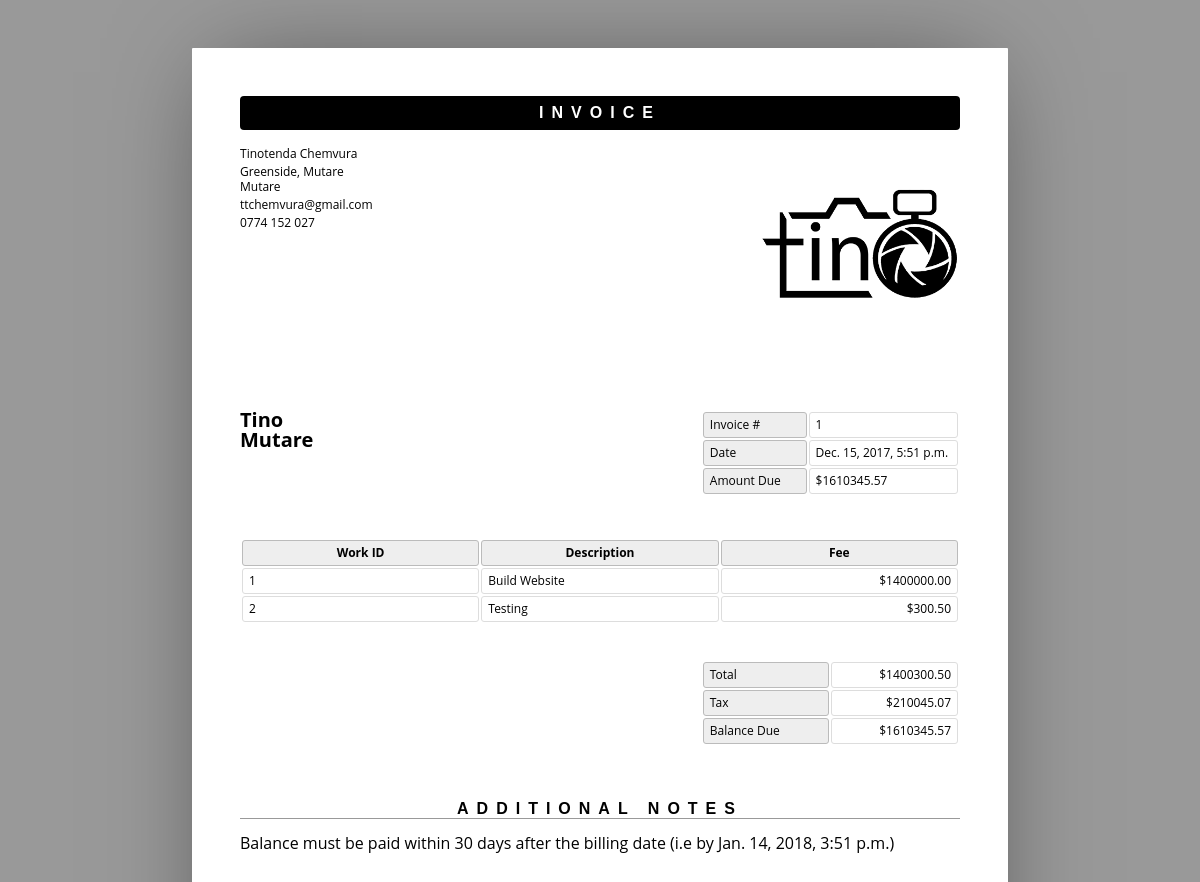
The page /client/print/1/ (signed in) on the database its author committed.
### invoice_client/models.py (models this page shows)
class Client(models.Model):
    user = models.OneToOneField(User, on_delete=models.CASCADE)
    address = models.CharField(max_length=100)
    date = models.DateTimeField(default=now)
    bill_date = models.DateTimeField(default=now)
    class Meta:
        ordering = ('user__first_name', )

class Work(models.Model):
    client = models.ForeignKey(Client, on_delete=models.CASCADE)
    description = models.CharField(max_length=100)
    fee = models.FloatField()
    date = models.DateTimeField(default=now)
    class Meta:
        ordering = ('date', )

### invoice_client/views.py (the view)
# urls.py: url(r'^client/print/(?P<pk>\d+)/$', PrintInvoiceView.as_view(), name='print_invoice'),
class PrintInvoiceView(LoginRequiredMixin, generic.View):
    login_url = '/login/'
    redirect_field_name = 'redirect_to'
    def get(self, request, pk):
        return get_invoice(request, pk)

### invoice_client/views.py (called while the page is built)
def get_invoice(request, pk, email=False):
    client = Client.objects.get(id=pk)
    if not (client.user == request.user or request.user.is_staff):
        return render(request, 'error_403.html', {'user': request.user}, status=403)
    date = client.bill_date
    works = Work.objects.filter(client=client)
    total = 0
    for work in works:
        total += work.fee
    tax = round(0.15 * total, 2)
    amount_due = round(total + tax, 2)
    template_data = {
        'user': request.user,
        'client': client,
        'date': date,
        'amount_due': amount_due,
        'tax': tax,
        'total': total,
        'works': works,
        'email': email,
        'due_date': datetime.fromtimestamp(client.bill_date.timestamp() + 2592000)
    }
    return render(request, 'invoice_pdf_template.html', template_data)

### templates/invoice_pdf_template.html (shortened to what this page needs)
<html>
<head>
    {% load static %}
    <link rel="stylesheet" href="{% static 'css/invoice.css' %}">
</head>
<body>
<header>
    <h1>Invoice</h1>
    <address>
        <p>Tinotenda Chemvura</p>
        <p>Greenside, Mutare<br>Mutare</p>
        <p>ttchemvura@gmail.com</p>
        <p>0774 152 027</p>
    </address>
    <span><img alt="" width="200" , height="200" src="{% static 'img/Logo-B-black-1x1.png' %}"><input type="file"
                                                                                                      accept="image/*"></span>
</header>
<article>
    <address>
        <p>
            {{ client.user.first_name }}
            <br>
            {{ client.address }}
            <br>
        </p>
    </address>
    <table class="meta">
        <tr>
            <th>Invoice #</th>
            <td>{{ client.id }}</td>
        </tr>
        <tr>
            <th>Date</th>
            <td>{{ date }}</td>
        </tr>
        <tr>
            <th>Amount Due</th>
            <td><span id="prefix">$</span><span>{{ amount_due|floatformat:2 }}</span></td>
        </tr>
    </table>
    <table class="inventory">
        <thead>
        <tr>
            <th>Work ID</th>
            <th>Description</th>
            <th>Fee</th>
        </tr>
        </thead>
        <tbody>
        {% for work in works %}
            <tr>
                <td>{{ work.id }}</td>
                <td>{{ work.description }}</td>
                <td><span data-prefix>$</span>{{ work.fee|floatformat:2 }}</td>
            </tr>
        {% endfor %}
        </tbody>
    </table>
    <table class="balance">
        <tr>
            <th>Total</th>
            <td><span data-prefix>$</span><span>{{ total|floatformat:2 }}</span></td>
        </tr>
        <tr>
            <th>Tax</th>
            <td><span data-prefix>$</span>{{ tax|floatformat:2 }}</td>
        </tr>
        <tr>
            <th>Balance Due</th>
            <td><span data-prefix>$</span><span>{{ amount_due|floatformat:2 }}</span></td>
        </tr>
    </table>
</article>
<aside>
    <h1>Additional Notes</h1>
    <div>
        <p>Balance must be paid within 30 days after the billing date (i.e by {{ due_date }})</p>
    </div>
</aside>
</body>
</html>

### static/css/invoice.css (style rules this page uses)
* { border: 0; box-sizing: content-box; color: inherit; font-family: inherit; font-size: inherit; font-style: inherit; font-weight: inherit; line-height: inherit; list-style: none; margin: 0; padding: 0; text-decoration: none; vertical-align: top; }
h1 { font: bold 100% sans-serif; letter-spacing: 0.5em; text-align: center; text-transform: uppercase; }
table { font-size: 75%; table-layout: fixed; width: 100%; }
table { border-collapse: separate; border-spacing: 2px; }
th, td { border-width: 1px; padding: 0.5em; position: relative; text-align: left; }
th, td { border-radius: 0.25em; border-style: solid; }
th { background: #EEE; border-color: #BBB; }
td { border-color: #DDD; }
html { font: 16px/1 'Open Sans', sans-serif; overflow: auto; padding: 0.5in; }
html { background: #999; cursor: default; }
body { box-sizing: border-box; height: 11in; margin: 0 auto; overflow: hidden; padding: 0.5in; width: 8.5in; }
body { background: #FFF; border-radius: 1px; box-shadow: 0 0 1in -0.25in rgba(0, 0, 0, 0.5); }
header { margin: 0 0 3em; }
header:after { clear: both; content: ""; display: table; }
header h1 { background: #000; border-radius: 0.25em; color: #FFF; margin: 0 0 1em; padding: 0.5em 0; }
header address { float: left; font-size: 75%; font-style: normal; line-height: 1.25; margin: 0 1em 1em 0; }
header address p { margin: 0 0 0.25em; }
header span, header img { display: block; float: right; }
header span { margin: 0 0 1em 1em; max-height: 25%; max-width: 60%; position: relative; }
header img { max-height: 100%; max-width: 100%; }
article, article address, table.meta, table.inventory { margin: 0 0 3em; }
article:after { clear: both; content: ""; display: table; }
article address { float: left; font-size: 125%; font-weight: bold; }
table.meta, table.balance { float: right; width: 36%; }
table.meta:after, table.balance:after { clear: both; content: ""; display: table; }
table.meta th { width: 40%; }
table.meta td { width: 60%; }
table.inventory { clear: both; width: 100%; }
table.inventory th { font-weight: bold; text-align: center; }
table.inventory td:nth-child(1) { width: 26%; }
table.inventory td:nth-child(2) { width: 38%; }
table.inventory td:nth-child(3) { text-align: right; width: 12%; }
table.balance th, table.balance td { width: 50%; }
table.balance td { text-align: right; }
aside h1 { border: none; border-width: 0 0 1px; margin: 0 0 1em; }
aside h1 { border-color: #999; border-bottom-style: solid; }

### rows shown on the page
Client: user.first_name "Tino", address "Mutare", id "1", bill_date "Dec. 15, 2017, 5:51 p.m."
Work: id "1", description "Build Website", fee "1400000.00"
Work: id "2", description "Testing", fee "300.50"

### other values the page prints
{{ amount_due|floatformat:2 }} "1610345.57"
{{ total|floatformat:2 }} "1400300.50"
{{ tax|floatformat:2 }} "210045.07"
{{ due_date }} "Jan. 14, 2018, 3:51 p.m."
